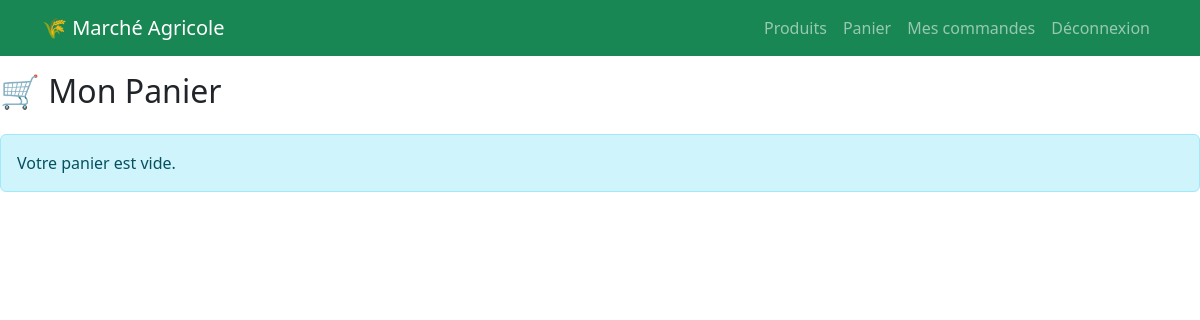
Page /commandes/panier/ (signed in) on the earlier database version.
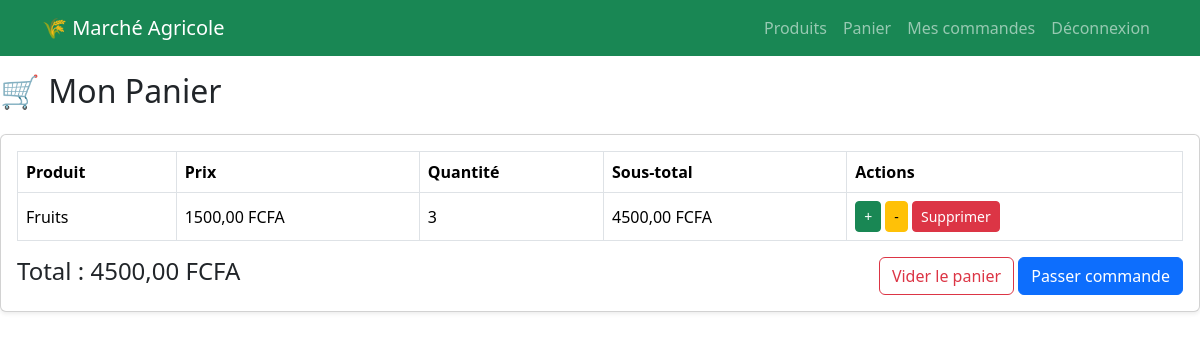
Same page on the later database version.
### commandes/models.py (models this page shows, shortened)
class PanierItem(models.Model):
    panier = models.ForeignKey(
        Panier,
        on_delete=models.CASCADE,
        related_name='items'
    )
    produit = models.ForeignKey(
        Produit,
        on_delete=models.CASCADE,
        related_name='panier_items'
    )
    quantite = models.PositiveIntegerField(default=1)
    date_ajout = models.DateTimeField(auto_now_add=True)
    class Meta:
        verbose_name = "Article du panier"
        verbose_name_plural = "Articles du panier"
        unique_together = ('panier', 'produit')
    def sous_total(self):
        return self.produit.prix * self.quantite

class Panier(models.Model):
    utilisateur = models.OneToOneField(
        settings.AUTH_USER_MODEL,
        on_delete=models.CASCADE,
        related_name='panier'
    )
    date_creation = models.DateTimeField(auto_now_add=True)
    class Meta:
        verbose_name = "Panier"
        verbose_name_plural = "Paniers"
    def total_panier(self):
        return sum(item.sous_total() for item in self.items.all())

### produits/models.py (models this page shows, shortened)
class Produit(models.Model):
    agriculteur = models.ForeignKey(
        settings.AUTH_USER_MODEL,
        on_delete=models.CASCADE,
        related_name='produits'
    )
    nom = models.CharField(max_length=200)
    description = models.TextField()
    prix = models.DecimalField(max_digits=10, decimal_places=2)
    quantite_stock = models.PositiveIntegerField(default=0)
    image = models.ImageField(upload_to='produits/', blank=True, null=True)
    disponible = models.BooleanField(default=True)
    date_creation = models.DateTimeField(auto_now_add=True)

### commandes/views.py (the view)
# urls.py: path('panier/', voir_panier, name='voir_panier'),
@login_required
def voir_panier(request):
    panier, created = Panier.objects.get_or_create(utilisateur=request.user)
    items = panier.items.all()
    return render(request, 'commandes/panier.html', {
        'panier': panier,
        'items': items
    })

### utilisateurs/models.py (called while the page is built)
    def est_agriculteur(self):
        return self.type_utilisateur == 'agriculteur'

### templates/commandes/panier.html
{% extends 'base.html' %}
{% block content %}
<h2 class="mb-4">🛒 Mon Panier</h2>
{% if items %}
<div class="card shadow-sm">
    <div class="card-body">
        <table class="table table-bordered align-middle">
            <thead>
                <tr>
                    <th>Produit</th>
                    <th>Prix</th>
                    <th>Quantité</th>
                    <th>Sous-total</th>
                    <th>Actions</th>
                </tr>
            </thead>
            <tbody>
                {% for item in items %}
                <tr>
                    <td>{{ item.produit.nom }}</td>
                    <td>{{ item.produit.prix }} FCFA</td>
                    <td>{{ item.quantite }}</td>
                    <td>{{ item.sous_total }} FCFA</td>
                    <td>
                        <a href="{% url 'commandes:augmenter_quantite' item.id %}" class="btn btn-success btn-sm">+</a>
                        <a href="{% url 'commandes:diminuer_quantite' item.id %}" class="btn btn-warning btn-sm">-</a>
                        <a href="{% url 'commandes:supprimer_du_panier' item.id %}" class="btn btn-danger btn-sm">Supprimer</a>
                    </td>
                </tr>
                {% endfor %}
            </tbody>
        </table>
        <div class="d-flex justify-content-between mt-3">
            <h4>Total : {{ panier.total_panier }} FCFA</h4>
            <div>
                <a href="{% url 'commandes:vider_panier' %}" class="btn btn-outline-danger">Vider le panier</a>
                <a href="{% url 'commandes:passer_commande' %}" class="btn btn-primary">Passer commande</a>
            </div>
        </div>
    </div>
</div>
{% else %}
<div class="alert alert-info">
    Votre panier est vide.
</div>
{% endif %}
{% endblock %}

Differences in the rows shown:
added PanierItem: produit.nom "Fruits", produit.prix "1500,00", quantite "3", sous_total "4500,00"
now on this page (row unchanged): Panier: total_panier "4500,00"
Other differences:
text no longer shown: "Votre panier est vide."
text now shown: "Produit Prix Quantité Sous-total Actions Total : FCFA Vider le panier Passer commande"
